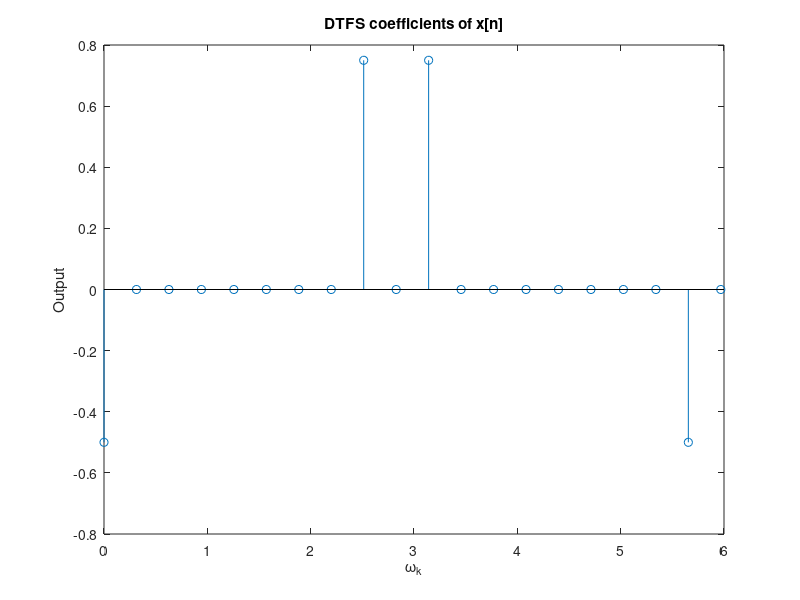

This chart was generated by the following MATLAB code:
k = 0:19;
a_x = [-1/2 zeros(1, 7) 3/4 0 3/4 zeros(1, 7) -1/2 0];
Omega_k = (pi / 10) * k;

stem(Omega_k, a_x)
xlabel('\omega_k')
ylabel('Output')
title('DTFS coefficients of x[n]')
